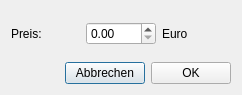
<?xml version="1.0" encoding="UTF-8"?>
<ui version="4.0">
 <class>PrizeCorrection</class>
 <widget class="QDialog" name="PrizeCorrection">
  <property name="geometry">
   <rect>
    <x>0</x>
    <y>0</y>
    <width>242</width>
    <height>95</height>
   </rect>
  </property>
  <property name="windowTitle">
   <string>Preis-Korrektur</string>
  </property>
  <layout class="QVBoxLayout" name="verticalLayout">
   <item>
    <layout class="QHBoxLayout" name="horizontalLayout">
     <item>
      <widget class="QLabel" name="label">
       <property name="text">
        <string>Preis:</string>
       </property>
      </widget>
     </item>
     <item>
      <widget class="QDoubleSpinBox" name="doubleSpinBoxPrize">
       <property name="maximum">
        <double>999.990000000000009</double>
       </property>
      </widget>
     </item>
     <item>
      <widget class="QLabel" name="label_2">
       <property name="text">
        <string>Euro</string>
       </property>
      </widget>
     </item>
    </layout>
   </item>
   <item>
    <layout class="QHBoxLayout" name="horizontalLayout_2">
     <item>
      <spacer name="horizontalSpacer">
       <property name="orientation">
        <enum>Qt::Horizontal</enum>
       </property>
       <property name="sizeHint" stdset="0">
        <size>
         <width>40</width>
         <height>20</height>
        </size>
       </property>
      </spacer>
     </item>
     <item>
      <widget class="QPushButton" name="pushButtonCancel">
       <property name="text">
        <string>Abbrechen</string>
       </property>
      </widget>
     </item>
     <item>
      <widget class="QPushButton" name="pushButtonOK">
       <property name="text">
        <string>OK</string>
       </property>
      </widget>
     </item>
    </layout>
   </item>
  </layout>
 </widget>
 <tabstops>
  <tabstop>pushButtonOK</tabstop>
  <tabstop>pushButtonCancel</tabstop>
  <tabstop>doubleSpinBoxPrize</tabstop>
 </tabstops>
 <resources/>
 <connections/>
</ui>
